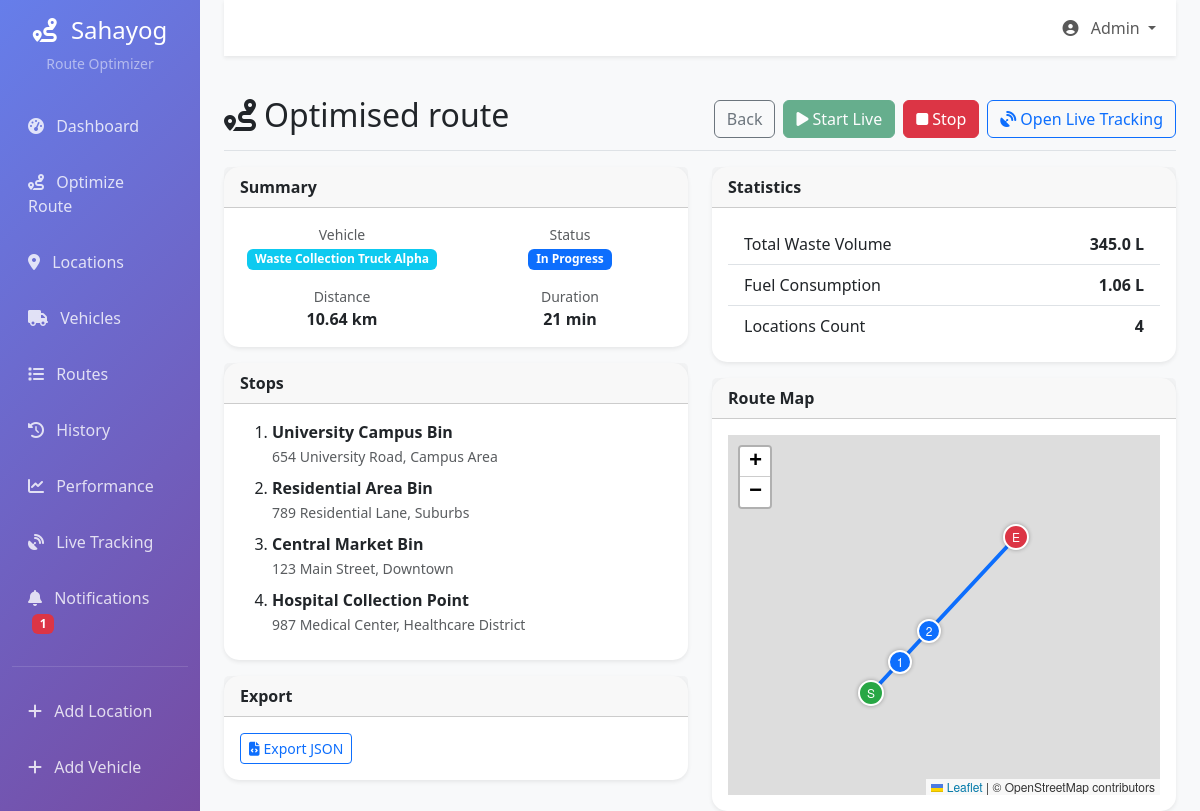
The app's page /route-optimizer/route/58/ with its own data.
### route_optimizer/models.py (models this page shows, shortened)
class OptimizedRoute(models.Model):
    route_name = models.CharField(max_length=200)
    vehicle = models.ForeignKey(Vehicle, on_delete=models.CASCADE, related_name='routes')
    locations = models.ManyToManyField(Location, through='RouteLocation')
    total_distance = models.DecimalField(
        max_digits=8,
        decimal_places=2,
        help_text="Total distance in kilometers"
    )
    total_duration = models.IntegerField(
        help_text="Total duration in minutes"
    )
    estimated_fuel_consumption = models.DecimalField(
        max_digits=6,
        decimal_places=2,
        help_text="Estimated fuel consumption in liters"
    )
    total_waste_volume = models.DecimalField(
        max_digits=8,
        decimal_places=2,
        help_text="Total waste volume in liters"
    )
    status = models.CharField(max_length=20, choices=[
        ('planned', 'Planned'),
        ('in_progress', 'In Progress'),
        ('completed', 'Completed'),
        ('cancelled', 'Cancelled'),
    ], default='planned')
    created_at = models.DateTimeField(auto_now_add=True)
    updated_at = models.DateTimeField(auto_now=True)
    class Meta:
        db_table = 'optimized_routes'
        indexes = [
            models.Index(fields=['status', 'created_at']),
        ]

class Vehicle(models.Model):
    name = models.CharField(max_length=200)
    vehicle_type = models.CharField(max_length=50, choices=[
        ('truck', 'Truck'),
        ('van', 'Van'),
        ('tractor', 'Tractor'),
        ('compactor', 'Compactor'),
    ])
    capacity = models.DecimalField(
        max_digits=8,
        decimal_places=2,
        help_text="Capacity in liters"
    )
    fuel_efficiency = models.DecimalField(
        max_digits=5,
        decimal_places=2,
        help_text="Fuel efficiency in km/l"
    )
    current_latitude = models.DecimalField(max_digits=9, decimal_places=6, blank=True, null=True)
    current_longitude = models.DecimalField(max_digits=9, decimal_places=6, blank=True, null=True)
    is_available = models.BooleanField(default=True)
    created_at = models.DateTimeField(auto_now_add=True)
    updated_at = models.DateTimeField(auto_now=True)
    class Meta:
        db_table = 'vehicles'
        indexes = [
            models.Index(fields=['vehicle_type', 'is_available']),
        ]

class RouteLocation(models.Model):
    route = models.ForeignKey(OptimizedRoute, on_delete=models.CASCADE)
    location = models.ForeignKey(Location, on_delete=models.CASCADE)
    visit_order = models.PositiveIntegerField()
    estimated_arrival_time = models.TimeField()
    estimated_departure_time = models.TimeField()
    estimated_waste_collected = models.DecimalField(
        max_digits=8,
        decimal_places=2,
        default=0
    )
    class Meta:
        db_table = 'route_locations'
        unique_together = ('route', 'location')
        ordering = ['visit_order']

class Location(models.Model):
    name = models.CharField(max_length=200)
    address = models.TextField()
    latitude = models.DecimalField(max_digits=9, decimal_places=6)
    longitude = models.DecimalField(max_digits=9, decimal_places=6)
    location_type = models.CharField(max_length=50, choices=[
        ('bin', 'Waste Bin'),
        ('collection_point', 'Collection Point'),
        ('depot', 'Depot'),
        ('landfill', 'Landfill'),
    ])
    priority = models.CharField(max_length=20, choices=[
        ('low', 'Low'),
        ('medium', 'Medium'),
        ('high', 'High'),
        ('urgent', 'Urgent'),
    ], default='medium')
    estimated_waste_volume = models.DecimalField(
        max_digits=8,
        decimal_places=2,
        default=0,
        help_text="Estimated waste volume in liters"
    )
    is_active = models.BooleanField(default=True)
    created_at = models.DateTimeField(auto_now_add=True)
    updated_at = models.DateTimeField(auto_now=True)
    class Meta:
        db_table = 'locations'
        indexes = [
            models.Index(fields=['location_type', 'is_active']),
            models.Index(fields=['priority']),
        ]

### route_optimizer/views.py (the view)
# urls.py: path('route/<int:route_id>/', views.route_details, name='route_details'),
def route_details(request, route_id):
    route = get_object_or_404(OptimizedRoute, id=route_id)
    route_locations = RouteLocation.objects.filter(route=route).order_by('visit_order')
    optimization_service = RouteOptimizationService()
    stats_result = optimization_service.get_route_statistics(route_id)
    route_stats = stats_result.get('data', {}) if stats_result['success'] else {}
    path_coords = []
    for rl in route_locations:
        if rl.location.latitude and rl.location.longitude:
            try:
                path_coords.append([float(rl.location.latitude), float(rl.location.longitude)])
            except Exception:
                pass
    context = {
        'route': route,
        'route_locations': route_locations,
        'route_stats': route_stats,
        'route_path_coords': path_coords,
    }
    return render(request, 'route_optimizer/route_details.html', context)

### route_optimizer/context_processors.py (called while the page is built)
def unread_notifications_count(request):
    try:
        count = Notification.objects.filter(is_read=False).count()
    except Exception:
        count = 0
    return {'unread_notifications_count': count}

### templates/route_optimizer/route_details.html (shortened to what this page needs)
{% extends 'base.html' %}
{% block content %}
<div class="d-flex justify-content-between align-items-center pt-3 pb-2 mb-3 border-bottom">
    <h1 class="h2"><i class="fas fa-route me-2"></i>{{ route.route_name }}</h1>
    <div class="d-flex gap-2">
      <a href="{% url 'route_optimizer:routes_list' %}" class="btn btn-outline-secondary">Back</a>
      <button class="btn btn-success" id="btnStart" {% if route.status == 'in_progress' %}disabled{% endif %}>
        <i class="fas fa-play me-1"></i>Start Live
      </button>
      <button class="btn btn-danger" id="btnStop" {% if route.status != 'in_progress' %}disabled{% endif %}>
        <i class="fas fa-stop me-1"></i>Stop
      </button>
      <a href="{% url 'route_optimizer:real_time_tracking' %}" class="btn btn-outline-primary">
        <i class="fas fa-satellite-dish me-1"></i>Open Live Tracking
      </a>
    </div>
</div>
<div class="row">
  <div class="col-lg-6">
    <div class="card mb-3">
      <div class="card-header"><strong>Summary</strong></div>
      <div class="card-body">
        <div class="row text-center">
          <div class="col-6 mb-3">
            <small class="text-muted d-block">Vehicle</small>
            <span class="badge bg-info">{{ route.vehicle.name }}</span>
          </div>
          <div class="col-6 mb-3">
            <small class="text-muted d-block">Status</small>
            <span class="badge bg-primary">{{ route.get_status_display }}</span>
          </div>
          <div class="col-6">
            <small class="text-muted d-block">Distance</small>
            <strong>{{ route.total_distance|floatformat:2 }} km</strong>
          </div>
          <div class="col-6">
            <small class="text-muted d-block">Duration</small>
            <strong>{{ route.total_duration }} min</strong>
          </div>
        </div>
      </div>
    </div>
    <div class="card">
      <div class="card-header"><strong>Stops</strong></div>
      <div class="card-body">
        {% if route_locations %}
        <ol class="mb-0">
          {% for rl in route_locations %}
          <li class="mb-2">
            <strong>{{ rl.location.name }}</strong><br>
            <small class="text-muted">{{ rl.location.address }}</small>
          </li>
          {% endfor %}
        </ol>
        {% else %}
          <p class="mb-0 text-muted">No stops recorded.</p>
        {% endif %}
      </div>
    </div>
    <div class="card mt-3">
      <div class="card-header"><strong>Export</strong></div>
      <div class="card-body">
        <button class="btn btn-sm btn-outline-primary" id="btnExportJSON">
          <i class="fas fa-file-code me-1"></i>Export JSON
        </button>
      </div>
    </div>
  </div>
  <div class="col-lg-6">
    <div class="card">
      <div class="card-header"><strong>Statistics</strong></div>
      <div class="card-body">
        {% if route_stats %}
        <ul class="list-group list-group-flush">
          <li class="list-group-item d-flex justify-content-between"><span>Total Waste Volume</span><strong>{{ route_stats.total_waste_volume }} L</strong></li>
          <li class="list-group-item d-flex justify-content-between"><span>Fuel Consumption</span><strong>{{ route_stats.estimated_fuel_consumption }} L</strong></li>
          <li class="list-group-item d-flex justify-content-between"><span>Locations Count</span><strong>{{ route_stats.locations_count }}</strong></li>
        </ul>
        {% else %}
          <p class="mb-0 text-muted">Statistics unavailable.</p>
        {% endif %}
      </div>
    </div>
    <div class="card mt-3">
      <div class="card-header"><strong>Route Map</strong></div>
      <div class="card-body">
        <div id="routeMap" style="height: 360px; width: 100%;"></div>
      </div>
    </div>
  </div>
</div>
{% endblock %}

### templates/base.html (style rules this page uses)
.card { border: none; border-radius: 15px; box-shadow: 0 0.125rem 0.25rem rgba(0, 0, 0, 0.075); transition: transform 0.2s ease; }

### records on screen
OptimizedRoute: route_name "Optimised route", vehicle.name "Waste Collection Truck Alpha", status "In Progress", total_distance "10.64", total_duration "21"
RouteLocation: location.name "University Campus Bin", location.address "654 University Road, Campus Area"
RouteLocation: location.name "Residential Area Bin", location.address "789 Residential Lane, Suburbs"
RouteLocation: location.name "Central Market Bin", location.address "123 Main Street, Downtown"
RouteLocation: location.name "Hospital Collection Point", location.address "987 Medical Center, Healthcare District"

### other values on screen
{{ unread_notifications_count }} "1"
{{ route_stats.total_waste_volume }} "345.0"
{{ route_stats.estimated_fuel_consumption }} "1.06"
{{ route_stats.locations_count }} "4"
